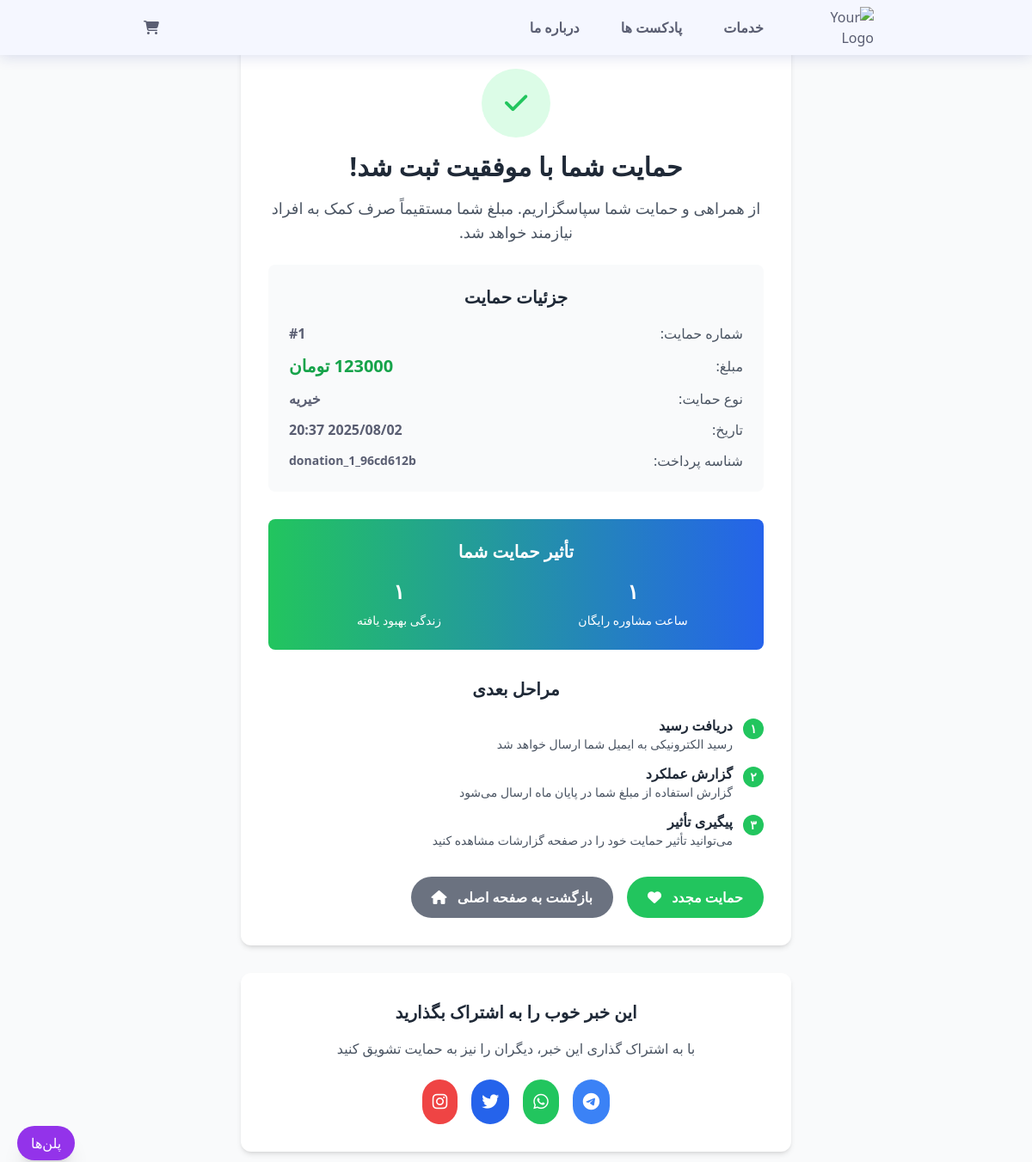
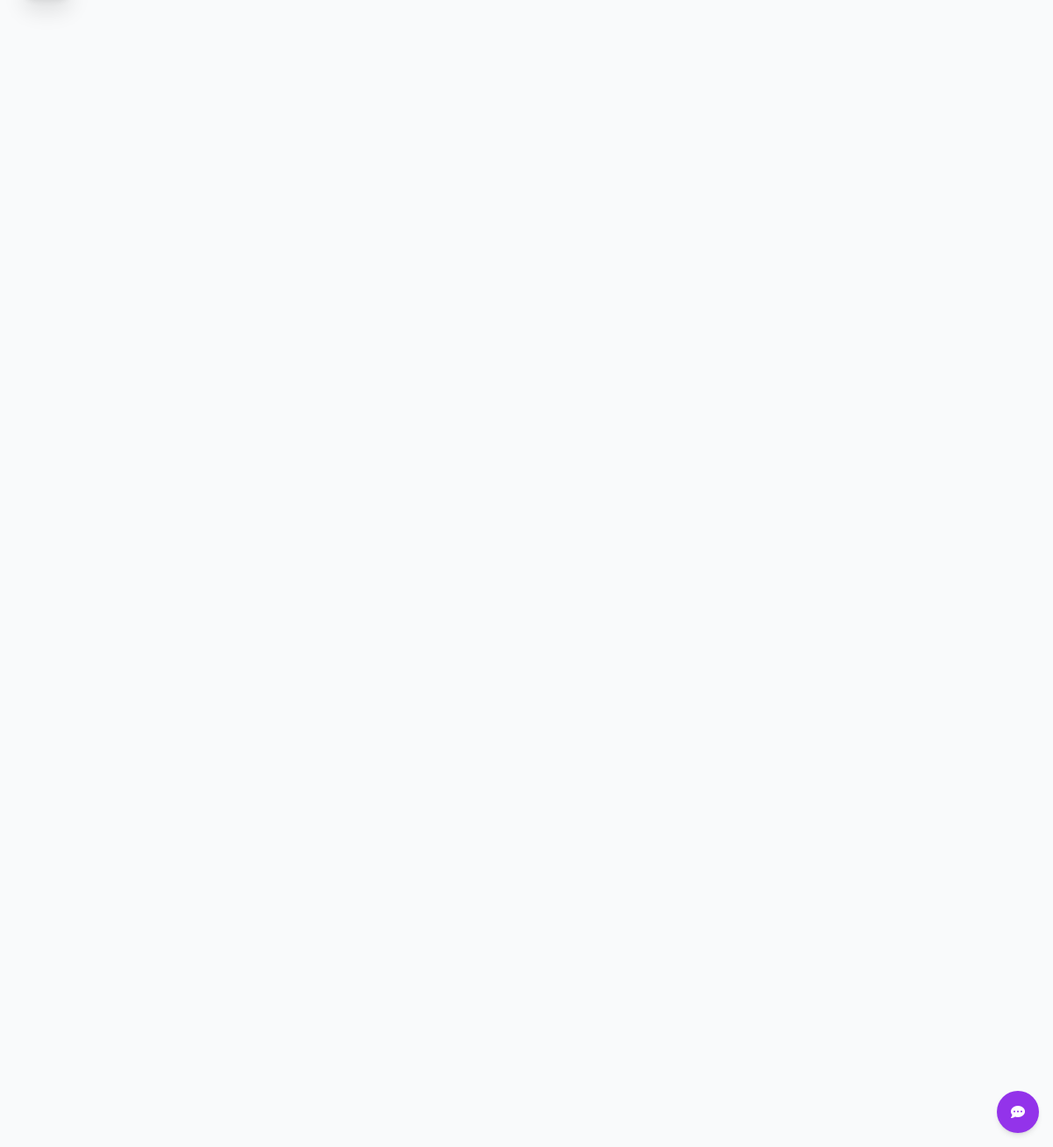
The app's page /donation/success/1/ with its own data (2 pictures, top to bottom).
### us/models.py (models this page shows, shortened)
class Donation(models.Model):
    DONATION_TYPES = [
        ('charity', 'خیریه'),
        ('support', 'حمایت از پروژه'),
        ('general', 'حمایت عمومی'),
    ]
    STATUS_CHOICES = [
        ('pending', 'در انتظار پرداخت'),
        ('completed', 'پرداخت شده'),
        ('failed', 'ناموفق'),
        ('cancelled', 'لغو شده'),
    ]
    donor_name = models.CharField(max_length=100, verbose_name='نام اهداکننده', blank=True, null=True)
    donor_phone = models.CharField(max_length=11, verbose_name='شماره تلفن')
    donor_email = models.EmailField(verbose_name='ایمیل', blank=True, null=True)
    amount = models.DecimalField(max_digits=10, decimal_places=0, verbose_name='مبلغ (تومان)')
    donation_type = models.CharField(max_length=20, choices=DONATION_TYPES, default='charity', verbose_name='نوع حمایت')
    message = models.TextField(verbose_name='پیام', blank=True, null=True)
    is_anonymous = models.BooleanField(default=False, verbose_name='حمایت ناشناس')
    status = models.CharField(max_length=10, choices=STATUS_CHOICES, default='pending', verbose_name='وضعیت')
    payment_id = models.CharField(max_length=100, blank=True, null=True, verbose_name='شناسه پرداخت')
    created_at = models.DateTimeField(auto_now_add=True, verbose_name='تاریخ ایجاد')
    updated_at = models.DateTimeField(auto_now=True, verbose_name='تاریخ بروزرسانی')
    class Meta:
        verbose_name = "حمایت مالی"
        verbose_name_plural = "حمایت‌های مالی"
        ordering = ['-created_at']

### us/views.py (the view)
# urls.py: path('donation/success/<int:donation_id>/', views.donation_success, name='donation_success'),
def donation_success(request, donation_id):
    donation = get_object_or_404(Donation, id=donation_id)
    return render(request, 'us/donation_success.html', {'donation': donation})

### us/context_processors.py (called while the page is built)
def cart_count(request):
    if request.session.session_key:
        try:
            cart = Cart.objects.get(session_key=request.session.session_key)
            return {'cart_count': cart.items.count()}
        except Cart.DoesNotExist:
            return {'cart_count': 0}
    return {'cart_count': 0}

### us/templates/us/donation_success.html (shortened to what this page needs)
{% extends 'base.html' %}
{% load static %}
{% block content %}
<main class="min-h-screen bg-gray-50 py-12">
    <div class="max-w-2xl mx-auto px-4">
        <div class="bg-white rounded-xl shadow-md p-8 text-center">
            <div class="mb-6">
                <div class="w-20 h-20 bg-green-100 rounded-full flex items-center justify-center mx-auto mb-4">
                    <i class="fas fa-check text-green-500 text-3xl"></i>
                </div>
                <h1 class="text-3xl font-bold text-gray-800 mb-4">حمایت شما با موفقیت ثبت شد!</h1>
                <p class="text-lg text-gray-600">
                    از همراهی و حمایت شما سپاسگزاریم. مبلغ شما مستقیماً صرف کمک به افراد نیازمند خواهد شد.
                </p>
            </div>
            <div class="bg-gray-50 rounded-lg p-6 mb-8">
                <h2 class="text-xl font-bold text-gray-800 mb-4">جزئیات حمایت</h2>
                <div class="space-y-3 text-right">
                    <div class="flex justify-between items-center">
                        <span class="text-gray-600">شماره حمایت:</span>
                        <span class="font-semibold">#{{ donation.id }}</span>
                    </div>
                    <div class="flex justify-between items-center">
                        <span class="text-gray-600">مبلغ:</span>
                        <span class="font-bold text-green-600 text-xl">{{ donation.amount|floatformat:0 }} تومان</span>
                    </div>
                    <div class="flex justify-between items-center">
                        <span class="text-gray-600">نوع حمایت:</span>
                        <span class="font-semibold">{{ donation.get_donation_type_display }}</span>
                    </div>
                    <div class="flex justify-between items-center">
                        <span class="text-gray-600">تاریخ:</span>
                        <span class="font-semibold">{{ donation.created_at|date:"Y/m/d H:i" }}</span>
                    </div>
                    {% if donation.payment_id %}
                    <div class="flex justify-between items-center">
                        <span class="text-gray-600">شناسه پرداخت:</span>
                        <span class="font-semibold text-sm">{{ donation.payment_id }}</span>
                    </div>
                    {% endif %}
                </div>
            </div>
            <div class="bg-gradient-to-r from-green-500 to-blue-600 rounded-lg p-6 text-white mb-8">
                <h3 class="text-xl font-bold mb-4">تأثیر حمایت شما</h3>
                <div class="grid grid-cols-1 md:grid-cols-2 gap-4 text-center">
                    <div>
                        <div class="text-2xl font-bold mb-2">۱</div>
                        <div class="text-sm">ساعت مشاوره رایگان</div>
                    </div>
                    <div>
                        <div class="text-2xl font-bold mb-2">۱</div>
                        <div class="text-sm">زندگی بهبود یافته</div>
                    </div>
                </div>
            </div>
            <div class="space-y-4">
                <h3 class="text-xl font-bold text-gray-800">مراحل بعدی</h3>
                <div class="space-y-3">
                    <div class="flex items-start">
                        <div class="w-6 h-6 bg-green-500 text-white rounded-full flex items-center justify-center text-sm font-bold ml-3 mt-1">۱</div>
                        <div class="text-right">
                            <p class="font-semibold text-gray-800">دریافت رسید</p>
                            <p class="text-sm text-gray-600">رسید الکترونیکی به ایمیل شما ارسال خواهد شد</p>
                        </div>
                    </div>
                    <div class="flex items-start">
                        <div class="w-6 h-6 bg-green-500 text-white rounded-full flex items-center justify-center text-sm font-bold ml-3 mt-1">۲</div>
                        <div class="text-right">
                            <p class="font-semibold text-gray-800">گزارش عملکرد</p>
                            <p class="text-sm text-gray-600">گزارش استفاده از مبلغ شما در پایان ماه ارسال می‌شود</p>
                        </div>
                    </div>
                    <div class="flex items-start">
                        <div class="w-6 h-6 bg-green-500 text-white rounded-full flex items-center justify-center text-sm font-bold ml-3 mt-1">۳</div>
                        <div class="text-right">
                            <p class="font-semibold text-gray-800">پیگیری تأثیر</p>
                            <p class="text-sm text-gray-600">می‌توانید تأثیر حمایت خود را در صفحه گزارشات مشاهده کنید</p>
                        </div>
                    </div>
                </div>
            </div>
            <div class="flex flex-col sm:flex-row gap-4 mt-8">
                <a href="{% url 'us:donation' %}" class="bg-green-500 hover:bg-green-600 text-white font-bold py-3 px-6 rounded-full transition duration-300">
                    حمایت مجدد
                    <i class="fas fa-heart mr-2"></i>
                </a>
                <a href="{% url 'home:home' %}" class="bg-gray-500 hover:bg-gray-600 text-white font-bold py-3 px-6 rounded-full transition duration-300">
                    بازگشت به صفحه اصلی
                    <i class="fas fa-home mr-2"></i>
                </a>
            </div>
        </div>
        <div class="bg-white rounded-xl shadow-md p-8 mt-8">
            <h3 class="text-xl font-bold text-gray-800 mb-4 text-center">این خبر خوب را به اشتراک بگذارید</h3>
            <p class="text-gray-600 text-center mb-6">
                با به اشتراک گذاری این خبر، دیگران را نیز به حمایت تشویق کنید
            </p>
            <div class="flex justify-center space-x-4 space-x-reverse">
                <a href="#" class="bg-blue-500 hover:bg-blue-600 text-white p-3 rounded-full transition duration-300">
                    <i class="fab fa-telegram text-xl"></i>
                </a>
                <a href="#" class="bg-green-500 hover:bg-green-600 text-white p-3 rounded-full transition duration-300">
                    <i class="fab fa-whatsapp text-xl"></i>
                </a>
                <a href="#" class="bg-blue-600 hover:bg-blue-700 text-white p-3 rounded-full transition duration-300">
                    <i class="fab fa-twitter text-xl"></i>
                </a>
                <a href="#" class="bg-red-500 hover:bg-red-600 text-white p-3 rounded-full transition duration-300">
                    <i class="fab fa-instagram text-xl"></i>
                </a>
            </div>
        </div>
    </div>
</main>
{% endblock %}

### static/css/styles.css (style rules this page uses)
body { font-family: 'Vazir', 'IRANSans', sans-serif; background-color: #f8f9fa; }
* { box-sizing: border-box; padding: 0; margin: 0; }
html { scroll-behavior: smooth; }
body, input, button { font-family: var(--body-font); font-size: var(--normal-font-size); }
body { background-color: var(--body-color); color: var(--text-color); }
a { text-decoration: none; }
:root { --header-height: 2rem; --first-color: hsl(291, 60%, 42%); --title-color: hsl(230, 12%, 40%); --text-color: hsl(230, 12%, 40%); --body-color: hsl(230, 100%, 98%); --container-color: hsl(230, 100%, 97%); --border-color: hsl(230, 25%, 80%); --h2-font-size: 1.25rem; --normal-font-size: .938rem; --font-regular: 400; --font-medium: 500; --font-semi-bold: 600; --z-fixed: 100; --z-modal: 1000; }
@media screen and (min-width: 1023px) { :root { --h2-font-size: 1.5rem; --normal-font-size: 1rem; } }

### records on screen
Donation: id "1", amount "123000", donation_type "خیریه", created_at "2025/08/02 20:37", payment_id "donation_1_96cd612b"
